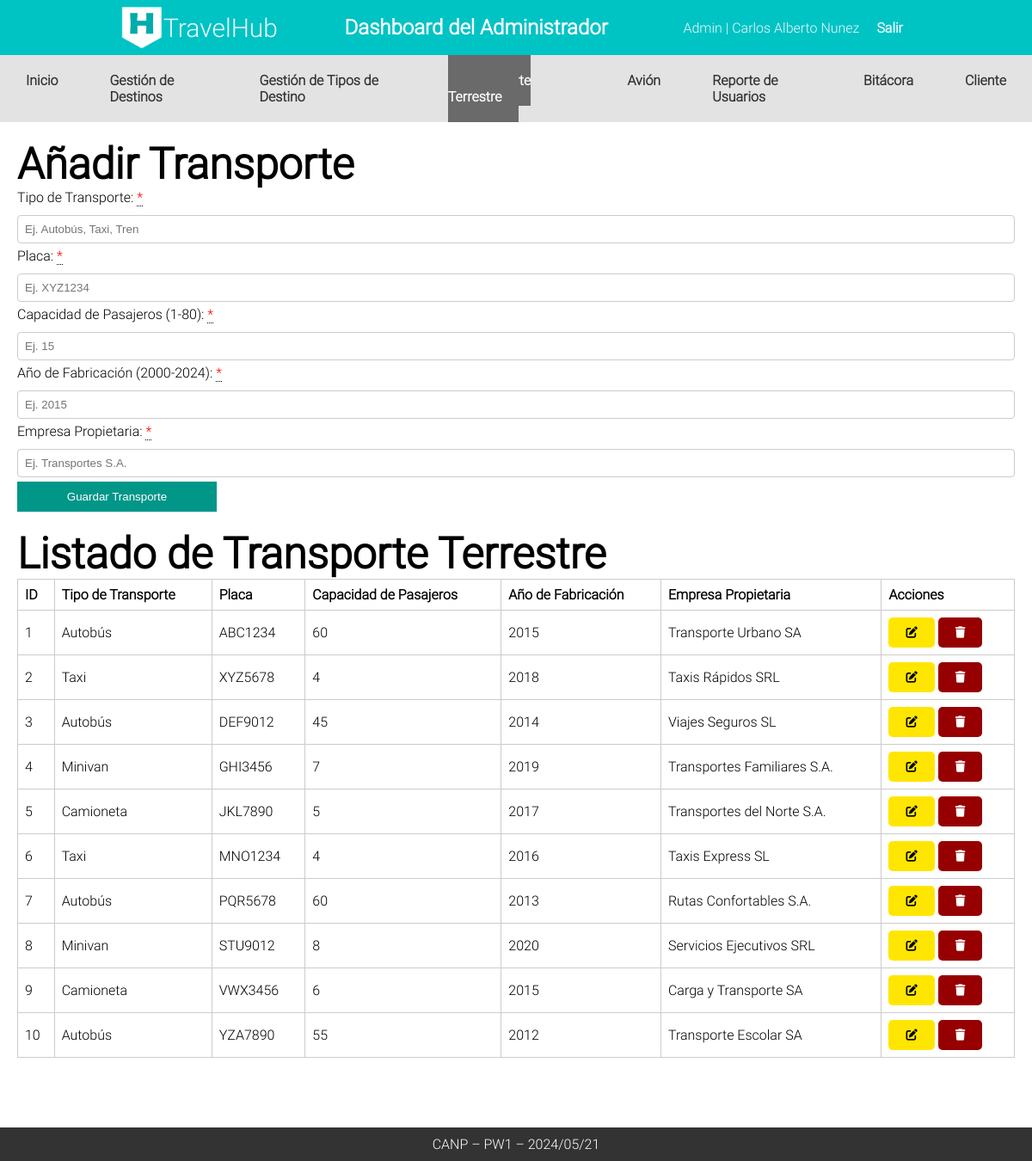
The app's page /Admin/CANP_TransporteTerrestre (signed in) with its own data.
### tables this page shows
CREATE TABLE `tbltransporteterrestre` (
  `id_transpterrestre` int(11) NOT NULL,
  `tipo_transporte` varchar(255) DEFAULT NULL,
  `placa` varchar(255) DEFAULT NULL,
  `capacidad_pasajeros` int(11) NOT NULL,
  `anio_fabricacion` int(11) NOT NULL,
  `empresa_propietaria` varchar(255) DEFAULT NULL
);

### Controllers/templateCtr.php (called while the page is built)
<?php
class Template
{
    public static function templateCtr()
    {
        include 'Views/plantilla.php';
    }
}

### index.php (called while the page is built, shortened)
<?php
include_once "Controllers/templateCtr.php";
include_once "Controllers/transporteTerrestreCtr.php";
include_once "Models/transporteTerrestreMdl.php";
$template = new Template();
$template->templateCtr();

### Models/transporteTerrestreMdl.php (called while the page is built, shortened)
<?php
class TransporteTerrestreMdl {
    public static function canp_leer_transportes_terrestres_mdl() {
        try {
            $db = Conexion::conectar();
            $sql = "SELECT * FROM  tbltransporteterrestre";
            $stmt = $db->prepare($sql);
            $stmt->execute();
            return $stmt->fetchAll();
        } catch (PDOException $e) {
            return "Error al leer datos del transporte terrestre: " . $e->getMessage();
        }
    }
}

### Controllers/transporteTerrestreCtr.php (called while the page is built, shortened)
<?php
class TransporteTerrestreCtr {
    public static function canp_leer_transportes_terrestres_ctr() {
        $respuesta = TransporteTerrestreMdl::canp_leer_transportes_terrestres_mdl();
        return $respuesta;
    }
}

### Admin/CANP_TransporteTerrestre.php (the view, shortened to what this page needs)
<?php
include 'Components/cabeceraAdmin.php';
include 'Components/navAdmin.php'
?>
    <div class="contenedor">
   <h2>Añadir Transporte</h2>
    <form class="formTransporteTerrestre" method="post">
        <label for="tipoTransporte">Tipo de Transporte: <div class="tooltip required"> *<span class="tooltiptext">Campo obligatorio</span></div></label>
        <input type="text" id="tipoTransporte" class="tipoTransporte" name="tipoTransporte" placeholder="Ej. Autobús, Taxi, Tren">
        <label for="placa">Placa: <div class="tooltip required"> *<span class="tooltiptext">Campo obligatorio</span></div></label>
        <input type="text" id="placa" class="placa" name="placa" placeholder="Ej. XYZ1234">
        <label for="capacidad">Capacidad de Pasajeros (1-80): <div class="tooltip required"> *<span class="tooltiptext">Campo obligatorio</span></div></label>
        <input type="text" id="capacidad" class="capacidad" name="capacidad" placeholder="Ej. 15">
        <label for="anioFabricacion">Año de Fabricación (2000-2024): <div class="tooltip required"> *<span class="tooltiptext">Campo obligatorio</span></div></label>
        <input type="text" class="anioFabricacion" id="anioFabricacion" name="anioFabricacion" placeholder="Ej. 2015">
        <label for="empresa">Empresa Propietaria: <div class="tooltip required"> *<span class="tooltiptext">Campo obligatorio</span></div></label>
        <input type="text" id="empresa" class="empresa" name="empresa" placeholder="Ej. Transportes S.A.">
        <button name="btnTransporteTerrestre" class="btnformulario btnTransporteTerrestre" type="submit">Guardar Transporte</button>
    </form>
    <h2>Listado de Transporte Terrestre</h2>
    <table class="tblTransporteTerrestre">
        <thead>
            <tr>
                <th>ID</th>
                <th>Tipo de Transporte</th>
                <th>Placa</th>
                <th>Capacidad de Pasajeros</th>
                <th>Año de Fabricación</th>
                <th>Empresa Propietaria</th>
                <th>Acciones</th>
            </tr>
        </thead>
        <tbody>
        <?php
            $transportes = TransporteTerrestreCtr::canp_leer_transportes_terrestres_ctr();
            foreach ($transportes as $key => $transporte) {
               echo '
               <tr>
               <td>'.($key+1).'</td>
               <td>'.$transporte["tipo_transporte"].'</td>
               <td>'.$transporte["placa"].'</td>
               <td>'.$transporte["capacidad_pasajeros"].'</td>
               <td>'.$transporte["anio_fabricacion"].'</td>
               <td>'.$transporte["empresa_propietaria"].'</td>
               <td>
                   <button class="edit editarTransporteTerrestre" editarTransporteTerrestre="'.$transporte["id_transpterrestre"].'"> <i class="fa-solid fa-pen-to-square"></i></button>
                   <button class="delete eliminarTransporteTerrestre" eliminarTransporteTerrestre="'.$transporte["id_transpterrestre"].'"><i class="fa-solid fa-trash"></i></button>
                   </td>
           </tr>
               ';
            }
        ?>
        </tbody>
    </table>
</div>

### Views/css/styles.css (style rules this page uses)
* { margin: 0; padding: 0; box-sizing: border-box; }
body { font-family: Roboto; height: 100vh; }
.contenedor { padding: 20px; }
h2 { font-size: 50px; }
form { margin-bottom: 20px; }
input[type="text"], input[type="date"], select { margin: 5px 0; padding: 8px; width: calc(100% - 18px); }
.edit { padding: 10px 20px; background-color: #ffe600; color: black; border: none; cursor: pointer; border-radius: 5px; }
.delete { padding: 10px 20px; background-color: #960000; color: white; border: none; cursor: pointer; border-radius: 5px; }
button.btnformulario { padding: 10px 20px; background-color: #009688; color: white; border: none; cursor: pointer; width: 20%; }
table { width: 100%; margin-bottom: 100px; border-collapse: collapse; }
th, td { border: 1px solid #ccc; padding: 8px; text-align: left; }
label { display: block; margin-bottom: 5px; }
input[type="text"], input[type="email"], input[type="password"] { width: 100%; padding: 8px; border: 1px solid #ccc; border-radius: 4px; }
.btnformulario { align-self: flex-start; }
.required { color: red; }
.tooltip { position: relative; display: inline-block; border-bottom: 1px dotted black; }

### records on screen
tbltransporteterrestre: tipo_transporte "Autobús", placa "ABC1234", capacidad_pasajeros "60", anio_fabricacion "2015", empresa_propietaria "Transporte Urbano SA"
tbltransporteterrestre: tipo_transporte "Taxi", placa "XYZ5678", capacidad_pasajeros "4", anio_fabricacion "2018", empresa_propietaria "Taxis Rápidos SRL"
tbltransporteterrestre: tipo_transporte "Autobús", placa "DEF9012", capacidad_pasajeros "45", anio_fabricacion "2014", empresa_propietaria "Viajes Seguros SL"
tbltransporteterrestre: tipo_transporte "Minivan", placa "GHI3456", capacidad_pasajeros "7", anio_fabricacion "2019", empresa_propietaria "Transportes Familiares S.A."
tbltransporteterrestre: tipo_transporte "Camioneta", placa "JKL7890", capacidad_pasajeros "5", anio_fabricacion "2017", empresa_propietaria "Transportes del Norte S.A."
tbltransporteterrestre: tipo_transporte "Taxi", placa "MNO1234", capacidad_pasajeros "4", anio_fabricacion "2016", empresa_propietaria "Taxis Express SL"
tbltransporteterrestre: tipo_transporte "Autobús", placa "PQR5678", capacidad_pasajeros "60", anio_fabricacion "2013", empresa_propietaria "Rutas Confortables S.A."
tbltransporteterrestre: tipo_transporte "Minivan", placa "STU9012", capacidad_pasajeros "8", anio_fabricacion "2020", empresa_propietaria "Servicios Ejecutivos SRL"
tbltransporteterrestre: tipo_transporte "Camioneta", placa "VWX3456", capacidad_pasajeros "6", anio_fabricacion "2015", empresa_propietaria "Carga y Transporte SA"
tbltransporteterrestre: tipo_transporte "Autobús", placa "YZA7890", capacidad_pasajeros "55", anio_fabricacion "2012", empresa_propietaria "Transporte Escolar SA"

### other values on screen
$_SESSION["nombre"] "Carlos Alberto Nunez"
